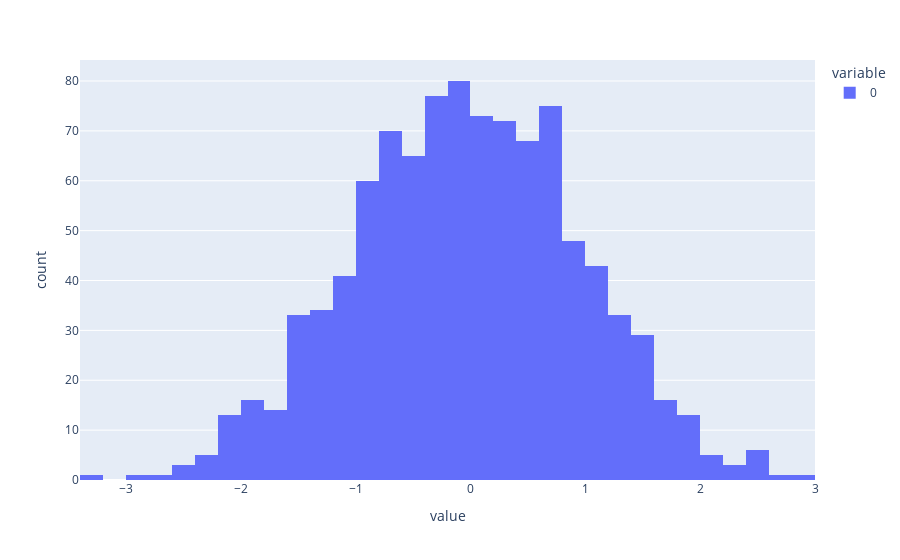

Notebook code cell kept with this figure:
### Code cell
px.histogram(ruido_blanco)

### Figure 1 — Plotly figure (JSON) as saved in the notebook; plotly's stock layout.template omitted (floating-point values rounded to 4 significant figures; data arrays with more than 128 entries replaced by an {"elided": "..."} marker saying what was removed)
{"data": [{"alignmentgroup": "True", "bingroup": "x", "hovertemplate": "variable=0<br>value=%{x}<br>count=%{y}<extra></extra>", "legendgroup": "0", "marker": {"color": "#636efa"}, "name": "0", "offsetgroup": "0", "orientation": "v", "showlegend": true, "type": "histogram", "x": {"elided": "1000 float values"}, "xaxis": "x", "yaxis": "y"}], "layout": {"barmode": "relative", "legend": {"title": {"text": "variable"}, "tracegroupgap": 0}, "margin": {"t": 60}, "xaxis": {"anchor": "y", "domain": [0, 1], "title": {"text": "value"}}, "yaxis": {"anchor": "x", "domain": [0, 1], "title": {"text": "count"}}}}
